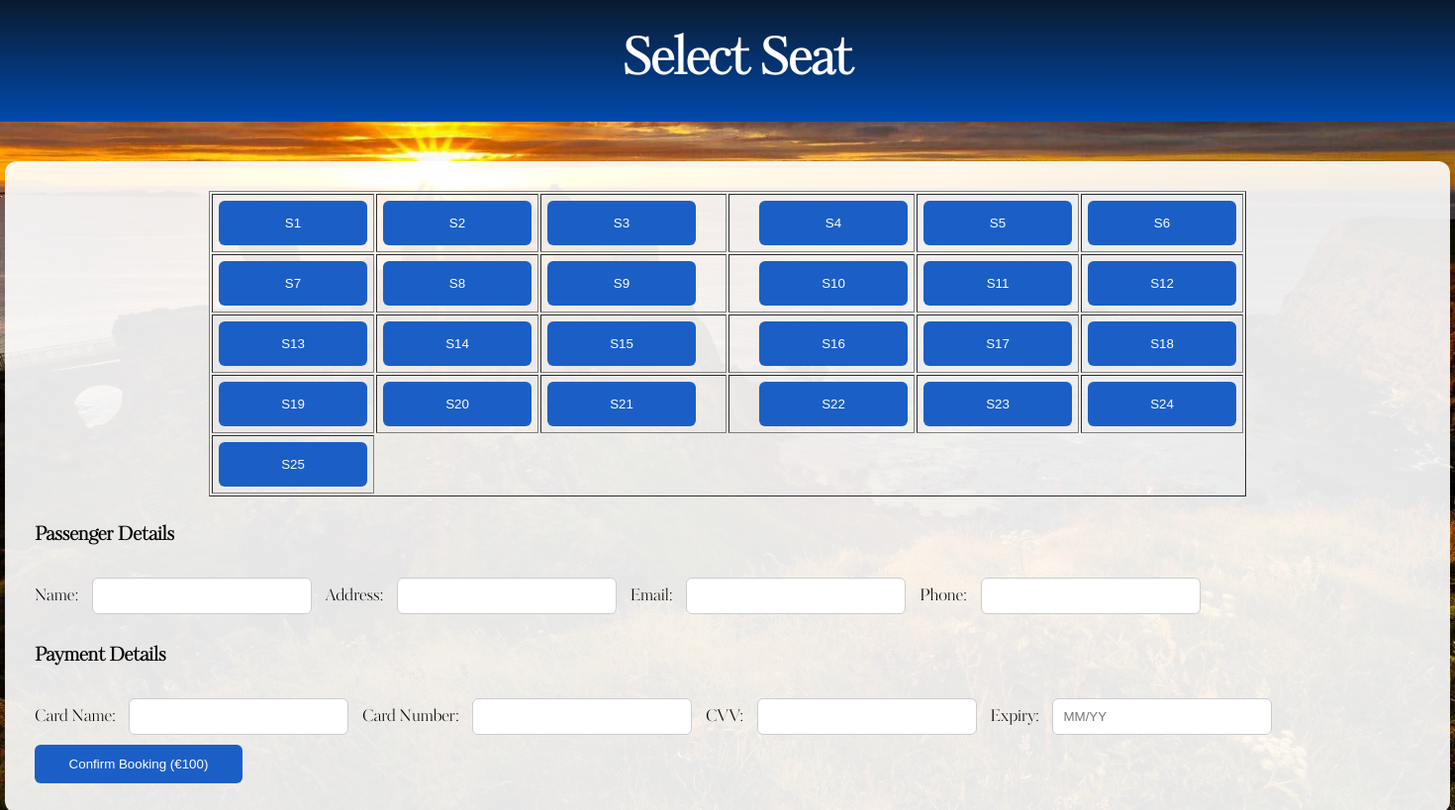
The page /selectSeat/7 on the database as committed earlier.
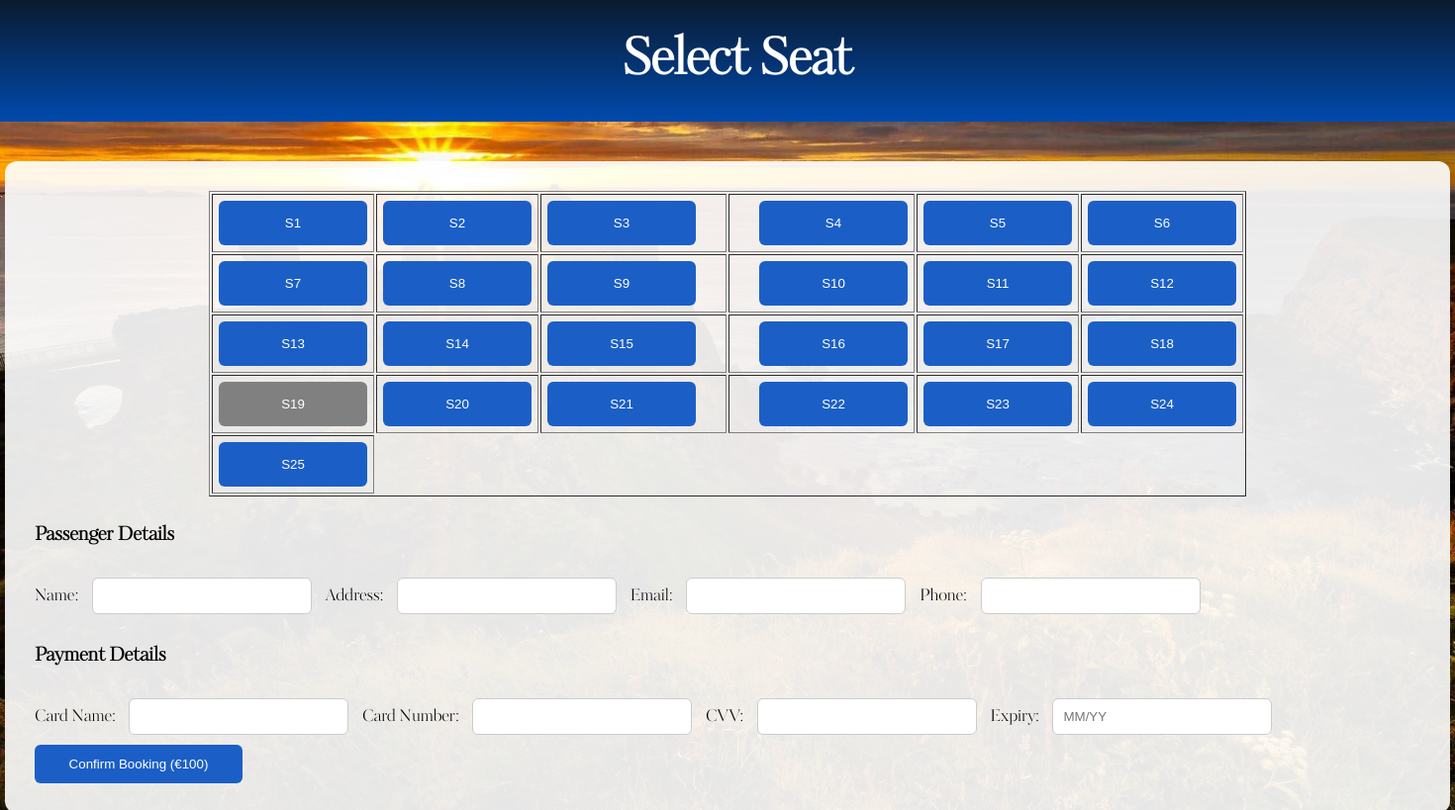
The same page on the database as committed later.
### tables this page shows
CREATE TABLE Seat (
    seatID INTEGER PRIMARY KEY AUTOINCREMENT,
    seatNumber TEXT,
    seatCost INTEGER NOT NULL,
    bookingID INTEGER,
    flightNumber INTEGER NOT NULL,
    FOREIGN KEY (bookingID) REFERENCES Booking(bookingID),
    FOREIGN KEY (flightNumber) REFERENCES Flight(flightNumber)
);

### app.py (the view)
@app.route("/selectSeat/<int:flightID>")
def selectSeat(flightID):
    conn = getDbConnection()
    seats = conn.execute("""
        SELECT seatID, seatNumber, bookingID
        FROM Seat
        WHERE flightNumber = ?
    """, (flightID,)).fetchall()
    conn.close()
    return render_template("selectSeat.html", seats=seats, flightID=flightID)

### app.py (called while the page is built)
def getDbConnection():
    conn = sqlite3.connect("AirPlaneSystem.db")
    conn.row_factory = sqlite3.Row
    return conn

### templates/selectSeat.html (shortened to what this page needs)
<!DOCTYPE html>
<html lang="en">
<head>
    <link rel="stylesheet" href="{{ url_for('static', filename='airplane.css') }}">
</head>
<body>
    <div class="topBar">
         <h1>Select Seat</h1>
    </div>
<div class="seat-container">
<table border="1">
<tr>
{% for seat in seats %}
<td>
{% if seat.bookingID == None %}
<button type="button" onclick="selectSeat('{{ seat.seatID }}')">
{{ seat.seatNumber }}
</button>
{% else %}
<button disabled style="background-color: grey;">
{{ seat.seatNumber }}
</button>
{% endif %}
</td>
{% if loop.index % 6 == 0 %}
</tr><tr>
{% endif %}
{% endfor %}
</tr>
</table>
<form method="POST" action="/addBooking">
<h3>Passenger Details</h3>
Name:
<input type="text" name="customerName" required>
Address:
<input type="text" name="customerAddress" required>
Email:
<input type="email" name="customerEmail" required>
Phone:
<input type="text" name="customerPhoneNum" required>
<h3>Payment Details</h3>
Card Name:
<input type="text" name="creditCardName" required>
Card Number:
<input type="text" name="creditCardNumber" required>
CVV:
<input type="text" name="creditCardCvv" required>
Expiry:
<input type="text" name="creditCardExpiry" placeholder="MM/YY" required>
<button type="submit" onclick="return checkSeat()">Confirm Booking (€100)</button>
</form>
</div>
</body>
</html>

Rows that differ between the two databases and show on the page:
changed Seat (number 19 of 25 on the later page): bookingID empty → 7 (drawn)
